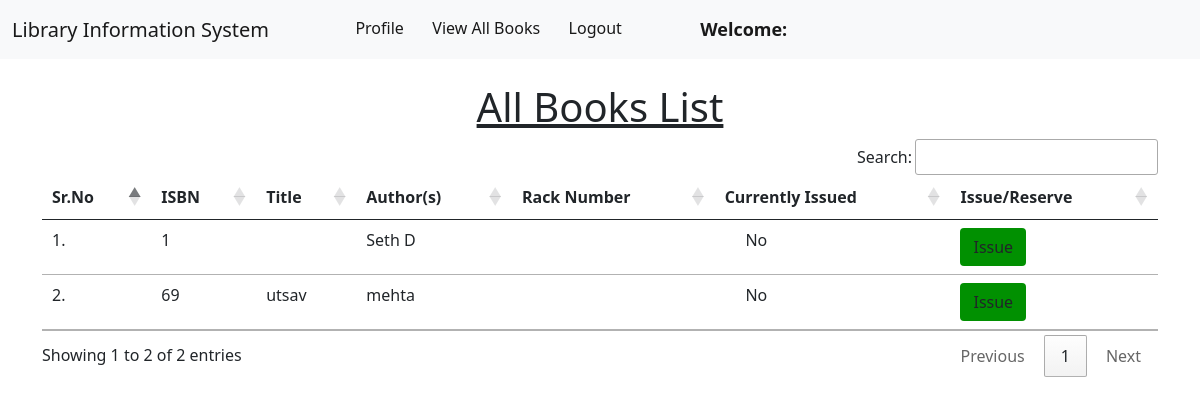
The page /member/view_books/ on the database as committed earlier.
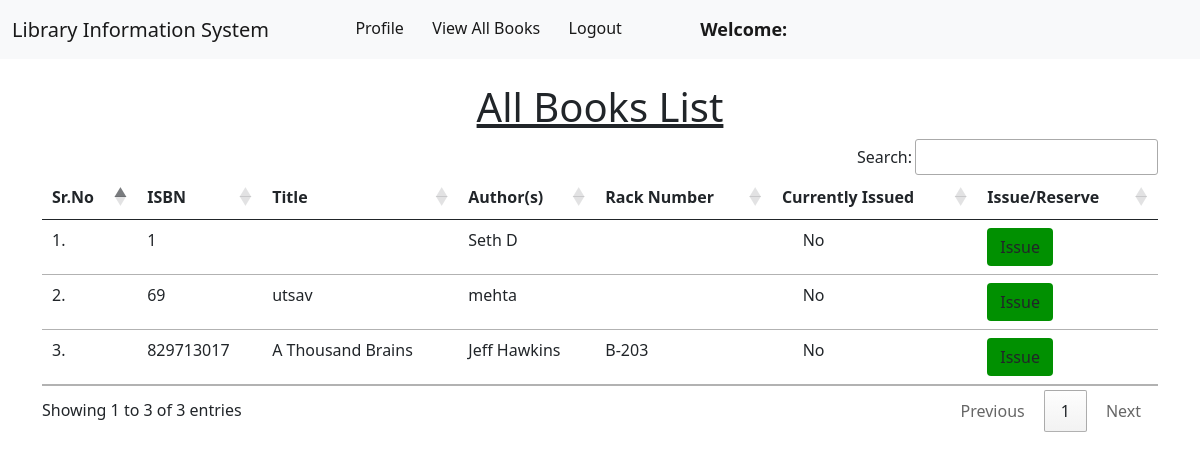
The same page on the database as committed later.
### book/models.py (models this page shows, shortened)
class Book(models.Model):
    title = models.CharField(max_length=200)
    author = models.CharField(max_length=200)
    isbn = models.CharField(max_length= 15)
    rack_number = models.CharField(max_length= 10)
    issue_date = models.DateField(null= True)
    date_added = models.DateField(null=True)
    issue_member = models.ForeignKey("member.Member", on_delete = models.SET_NULL, null = True)

### member/views.py (the view)
# urls.py: path("view_books/", views.view_books, name="view_books"),
def view_books(request):
    books = Book.objects.all()
    return render(request, "member/view_books.html", {'books' :books})

### member/templates/member/view_books.html (shortened to what this page needs)
{% extends 'member/member_navbar.html' %}
{% load static %}
{% block body %}
<div class="container mt-4">
    <h1 class="text-center"><u>All Books List</u></h1>
    <table class="table table-hover" id="example">
        <thead>
            <tr>
                <th>Sr.No</th>
                <th>ISBN</th>
                <th>Title</th>
                <th>Author(s)</th>
                <th>Rack Number</th>
                <th>Currently Issued</th>
                <th>Issue/Reserve</th>
            </tr>
        </thead>
        <tbody>
            {% for book in books %}
            <tr>
                <td>{{forloop.counter}}.</td>
                <td>{{book.isbn}}</td>
                <td>{{book.title}}</td>
                <td>{{book.author}}</td>
                <td>{{book.rack_number}}</td>
                {% if book.issue_date == "" %}
                    <td>&nbsp;&nbsp;&nbsp;&nbsp;&nbsp;Yes</td>
                    <td><a href="/member/reserve_book/{{book.id}}/" class="btn btn-reserve" onclick="return confirm('Are you sure you want to Reserve this book?')">Reserve</a></td>
                {% else %}
                    <td>&nbsp;&nbsp;&nbsp;&nbsp;&nbsp;No</td>
                    <td><a href="/member/issue_book/{{book.id}}/" class="btn btn-issue" onclick="return confirm('Are you sure you want to Issue this book?')">Issue</a></td>
                {% endif %}
            </tr>
            {% endfor %}
        </tbody>
    </table>
    </div>
{% endblock %}

### member/templates/member/member_navbar.html (shortened to what this page needs)
<!doctype html>
<html lang="en">
  <head>
    <link href="https://cdn.jsdelivr.net/npm/bootstrap@5.1.0/dist/css/bootstrap.min.css" rel="stylesheet">
    <link rel="stylesheet" href="https://cdn.datatables.net/1.10.25/css/jquery.dataTables.min.css">
    <link rel="stylesheet" href="https://cdn.datatables.net/buttons/1.7.1/css/buttons.dataTables.min.css">
  </head>
  <body>
    <nav class="navbar navbar-expand-lg navbar-light bg-light sticky-top">
        <div class="container-fluid">
          <a class="navbar-brand" href="#">Library Information System</a>
          <div class="collapse navbar-collapse" id="navbarSupportedContent">
            <ul class="navbar-nav me-auto mb-2 mb-lg-0">
              <li class="nav-item">
                <a class="nav-link active" aria-current="page" href="/member/profile/">Profile</a>
              </li>
              <li class="nav-item">
                <a class="nav-link active" aria-current="page" href="/member/view_books/">View All Books</a>
              </li>
              <li class="nav-item">
                <a class="nav-link active" aria-current="page" href="/member/logout/">Logout</a>
              </li>
              <li class="nav-item">
                <a style="font-weight:600; font-family:'Segoe UI', Tahoma, Geneva, Verdana, sans-serif; font-size: large;" class="nav-link active" href="#">Welcome: {{request.user.first_name}}</a>
              </li>
            </ul>
          </div>
        </div>
      </nav>
      {% block body %}
      {% endblock %}
  </body>
</html>

### member/templates/member/view_books.html (style rules this page uses)
.btn-issue { background-color: rgb(1, 144, 1); }

Rows that differ between the two databases and show on the page:
added Book: isbn "829713017", title "A Thousand Brains", author "Jeff Hawkins", rack_number "B-203"
Other text that changed with them:
text written by a page script: "Search: Showing 1 to 2 of 2 entries Previous 1 Next" → "Search: Showing 1 to 3 of 3 entries Previous 1 Next"
